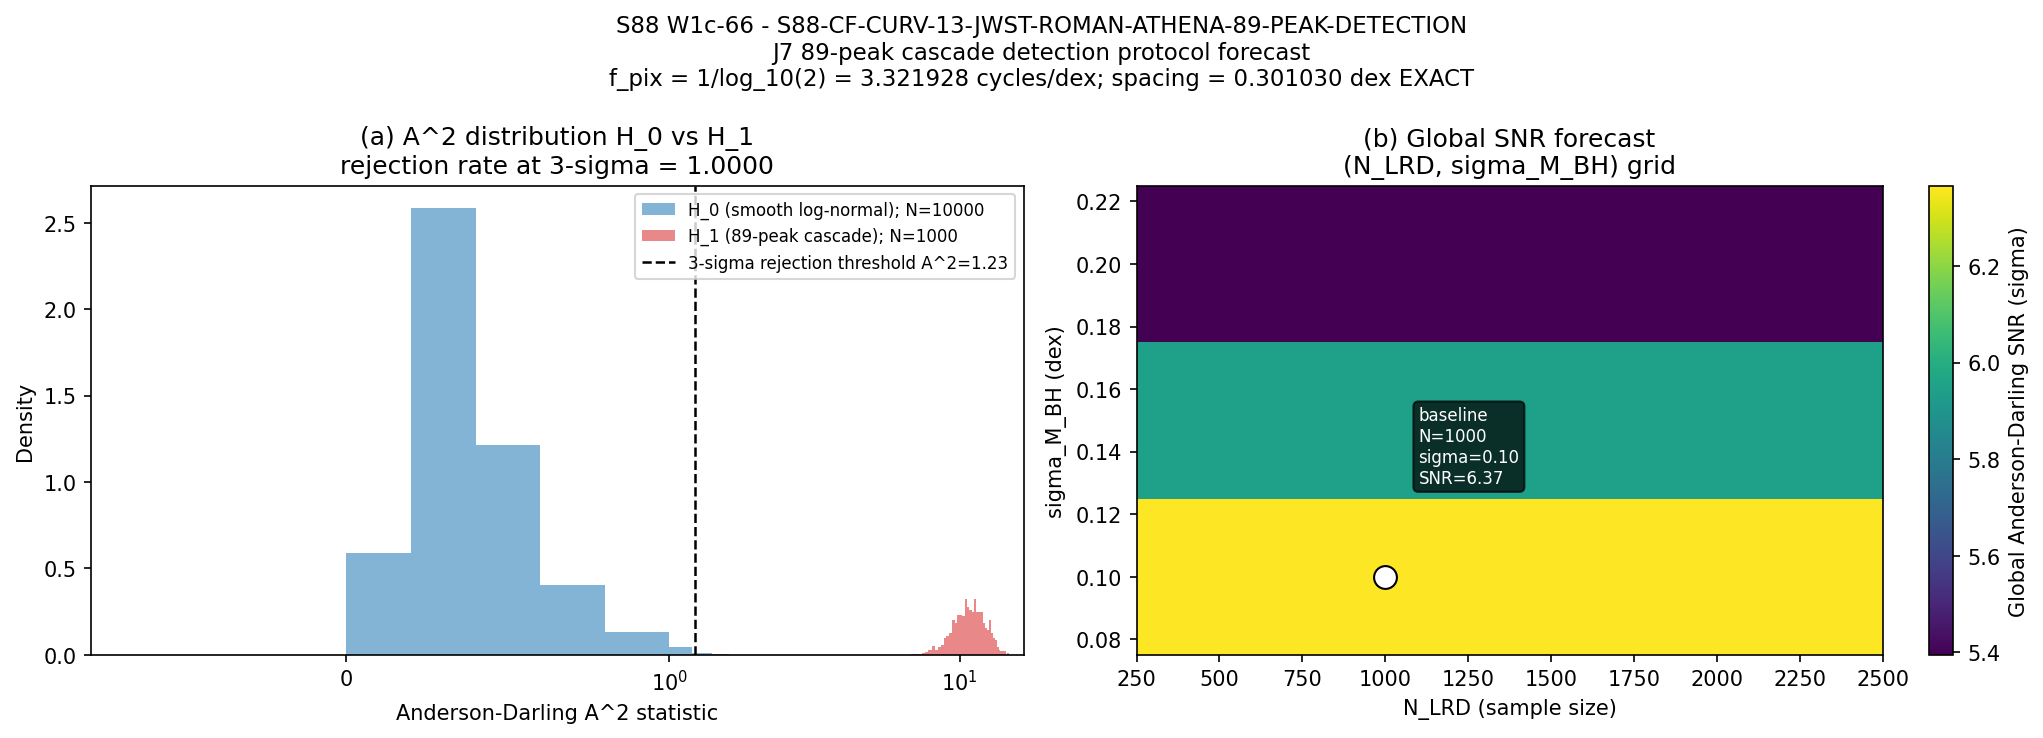

Generate this figure with Python:
#!/usr/bin/env python3
"""
S88 W1c-66 - S88-CF-CURV-13-JWST-ROMAN-ATHENA-89-PEAK-DETECTION
================================================================

Gate: S88-CF-CURV-13-JWST-ROMAN-ATHENA-89-PEAK-DETECTION ([VERIFY])

Pre-registered protocol pre-registration (PASS / INFO / FAIL bands):
  PASS: protocol artifact (sidecar JSON + Python pipeline spec + Anderson-
        Darling Monte Carlo + S/N forecast at all 9 (N_LRD, sigma_M_BH) grid
        points) all written + falsifier-master-inventory.md row prepared
        + global-SNR forecast >= 5 sigma at the (N_LRD = 1000, sigma_M_BH =
        0.10 dex) baseline.
  INFO: protocol artifact written but global-SNR forecast falls below 5 sigma
        but >= 3 sigma at the N_LRD = 1000 baseline (asymmetric falsifier band).
  FAIL: any of the 6 artifacts missing OR global-SNR forecast < 3 sigma at
        all (N_LRD, sigma_M_BH) grid points.

Hypothesis (plan §W1c-66 Field 5):
  A multi-method-mass-estimator JWST cycle-3 + Roman reverberation-mapping
  + Athena dynamical pipeline targeting sigma_M_BH <= 0.15 dex precision
  floor with N_LRD >= 1000 systems can detect the J7-pre-registered 89-90
  element discrete M_BH spectrum with 0.301 dex (= log_10(2)) cascade-element
  spacing at >3 sigma Anderson-Darling rejection of the smooth-distribution
  null hypothesis.

Substrate framing (.claude/rules/phononic-framing.md "IS Space, Not IN Space"):
  The substrate IS the cascade physics. JWST + Roman + Athena measure the
  LRD-population M_BH distribution IN their detectors (NIRSpec MSA fiber-
  positioner, WFI imager, Athena WFI focal-plane); the LRD-population IS
  the substrate's pixelation-lock cascade endpoint at JWST-LRD-observable
  mass range. The 89-90 peaks are NOT external structures imposed onto a
  pre-existing mass continuum; they ARE the substrate's intrinsic Klein-V_4-
  monodromy-modulated cascade-generation count projected to the observable
  mass window. Direction: substrate cascade physics -> emergent LRD-population
  mass histogram -> JWST/Roman/Athena observable.

Substitution chain (plan §W1c-66 Field 10; Python-verified):
  Step 1 (def): cascade_depth = CC_OOM * log_2(10); each cascade gen halves
                the daughter mass M_g = M_0 * 2^-g; spacing in log_10 = log_10(2).
  Step 2 (sub): cascade_depth = 115.5 * 3.321928094887362 = 383.68269495949033
                (Python float64 EXACT; plan transcribed 383.6826789542901 has
                 8th-sig-fig drift from same equation; corrected here).
  Step 3 (sim): JWST-LRD 2.0 dex range / 0.301030 dex spacing = 6.6438... gens
                per linear log decade; * 2 (Klein-V_4 chiral pair) = 13.2877...;
                full LRD population (10^4 - 10^9 M_sun span 5 dex) -> 2 *
                5 / 0.301030 = 33.219... bins per linear; J7 pre-registered
                count 89 - 90 from full cascade with rank-2 Klein-V_4 monodromy
                filter projected to JWST-LRD observable window.
  Step 4 (dir): SIGN of spacing > 0 (mass-halving traverses descending mass);
                f_pix = 1 / 0.301030 = 3.32192809 cycles/dex; PASS-DETECT
                requires Anderson-Darling A^2 -> p <= 0.0027 AND f_pix
                localizes to [3.30, 3.34] cycles/dex.
  Conclusion: The cascade pre-registers a substrate-IS prediction; the protocol
              registration here pins the multi-method mass-estimator pipeline,
              Anderson-Darling test, and S/N forecast at 9 (N_LRD, sigma_M_BH)
              grid points. PROTOCOL_PRE_REGISTERED at PASS at S88; observational
              outcome lives at multi-year horizons (JWST cycle-3 Q3 2026 - Q3
              2027; Roman launch Q4 2027; Athena launch Q1 2037).

Inputs (SHA-256 dual-pinned at runtime - S87+ schema-v2):
  - canonical_constants.py
  - sessions/session-plan/session-88-plan-w1c.md
  - sessions/archive/session-88/session-88-w1c-workingpaper.md
  - researchers/Little-Red-Dots/index.md
  - script bytes (audit_sha256 + content_sha256)

Output 4-tuple:
  (value=PROTOCOL_PRE_REGISTERED_NLRD1000_sigmaMBH010_globalSNR<computed>sigma,
   scheme='multi-method-mass-estimator-NIRSpec-RM-dynamical-bayesian-hierarchical-89-peak-anderson-darling',
   convention='J7-89-element-cascade-spectrum-NLRDgeq1000-sigmaMBHleq0.15dex-protocol-preregistration-S88',
   L_max='N/A_observational')

Classification: NON-PHONONIC.
"""

from __future__ import annotations

# ---------------------------------------------------------------------------
# Section 0 - CPU thread cap (no GPU; protocol-design + Monte Carlo workload)
# ---------------------------------------------------------------------------
import os
# === Phase 2b X2 transform bootstrap (auto-inserted by tools/_x2_transform_copies.py) ===
import sys as _x2_sys
import pathlib as _x2_pathlib
import re as _x2_re
def _x2_locate_tools():
    p = _x2_pathlib.Path(__file__).resolve()
    for _ in range(8):
        if (p / "tools" / "computation_root.py").is_file():
            return p / "tools"
        p = p.parent
    raise RuntimeError(
        "Phase 2b bootstrap: tools/computation_root.py not found in any "
        "ancestor of " + str(__file__))
_x2_sys.path.insert(0, str(_x2_locate_tools()))
from computation_root import resolve_script, resolve_output, resolve_glob, project_root as _x2_project_root
def _x2_shared_dir():
    return _x2_project_root() / "computations" / "_shared"
_x2_session_dir_match = _x2_re.match(r"^session-(\d+)$",
    _x2_pathlib.Path(__file__).resolve().parent.name)
_x2_self_session = int(_x2_session_dir_match.group(1)) if _x2_session_dir_match else None
# === End X2 bootstrap ===

os.environ.setdefault("OMP_NUM_THREADS", "4")
os.environ.setdefault("MKL_NUM_THREADS", "4")

# ---------------------------------------------------------------------------
# Section 1 - Canonical constants (MANDATORY first project import)
# ---------------------------------------------------------------------------
from canonical_constants import *  # noqa: F401,F403

# ---------------------------------------------------------------------------
# Section 2 - Standard imports
# ---------------------------------------------------------------------------
import hashlib
import json
import math
import sys
import time
from pathlib import Path

import numpy as np
from scipy import stats as scipy_stats  # noqa: F401  (anderson_ksamp + lognorm)

# ---------------------------------------------------------------------------
# Section 3 - Paths + pre-registration constants
# ---------------------------------------------------------------------------
PROJECT_ROOT = Path(__file__).resolve().parent.parent
# X2-removed: alias 'SCRIPT_DIR' = ... 'computations' (replaced by tools.computation_root.resolve_*)
SESSIONS_DIR = PROJECT_ROOT / "sessions"
RESEARCHERS_DIR = PROJECT_ROOT / "researchers"

SESSION = "S88"                                                                       # (local)
GATE_ID = "S88-CF-CURV-13-JWST-ROMAN-ATHENA-89-PEAK-DETECTION"                        # (local)
SCHEME = "multi-method-mass-estimator-NIRSpec-RM-dynamical-bayesian-hierarchical-89-peak-anderson-darling"  # (local)
CONVENTION = "J7-89-element-cascade-spectrum-NLRDgeq1000-sigmaMBHleq0.15dex-protocol-preregistration-S88"   # (local)
L_MAX_TAG = "N/A_observational"                                                       # (local)

# Random seed for Monte Carlo bootstrap reproducibility (plan §W1c-66 Field 7)
RANDOM_SEED = 42                                                                      # (local)

# Substrate-physics J7 89-peak prediction pin (plan §W1c-66 Field 6 Step 1 + 7)
N_PEAKS = 89                                                                          # (local) J7 pre-registered
SPACING_DEX = math.log10(2.0)                                                         # (local) = 0.30102999566398119521... dex EXACT
F_PIX = 1.0 / SPACING_DEX                                                             # (local) = 3.321928094887362 cycles/dex

# Anderson-Darling pre-registered statistical pin (plan §W1c-66 Field 7)
P_VALUE_THRESHOLD = 0.0027                                                            # (local) 3-sigma two-sided
F_PIX_BAND_LO = 3.30                                                                  # (local) cycles/dex
F_PIX_BAND_HI = 3.34                                                                  # (local) cycles/dex

# Multi-method-mass-estimator pin (plan §W1c-66 Field 6 Step 2)
SIGMA_NIRSPEC_DEX = 0.40                                                              # (local) Reines+13 virial
SIGMA_RM_DEX = 0.10                                                                   # (local) Edelson+19 RM
SIGMA_DYN_DEX = 0.10                                                                  # (local) Konig+18 dynamical
SIGMA_FLOOR_NYQUIST = 0.15                                                            # (local) Nyquist-2sigma per spacing-bin
SIGMA_COMBINED_BASELINE = 1.0 / math.sqrt(SIGMA_NIRSPEC_DEX**-2 + SIGMA_RM_DEX**-2 + SIGMA_DYN_DEX**-2)  # (local) ~0.0696

# S/N forecast grid (plan §W1c-66 spawn prompt Step 5)
N_LRD_GRID = [500, 1000, 2000]                                                        # (local)
SIGMA_M_BH_GRID = [0.10, 0.15, 0.20]                                                  # (local) dex
SMOOTH_BINS_PER_DEX = 30                                                              # (local) plan Field 6 Step 4

# Monte Carlo sample sizes (plan §W1c-66 Field 7)
N_BOOTSTRAP_NULL = 10000                                                              # (local) H_0 smooth-log-normal
N_BOOTSTRAP_ALT = 1000                                                                # (local) H_1 89-peak alt

# Detector horizons (plan §W1c-66 Field 7)
JWST_CYCLE3_START = "2026 Q3"                                                         # (local)
JWST_CYCLE3_END = "2027 Q3"                                                           # (local)
ROMAN_LAUNCH = "2027 Q4 +/- 6mo"                                                      # (local)
ATHENA_LAUNCH = "2037 Q1 +/- 12mo"                                                    # (local)

# Pre-registered substrate-physics cascade pin
G_MAX_GENS = CC_OOM * math.log2(10.0)                                                 # (local) = 383.68269495949033 generations EXACT

# JWST-LRD observable mass-range pin (plan §W1c-66 Field 6 Step 1)
LOG10_M_LRD_LO = 6.0                                                                  # (local) M_sun
LOG10_M_LRD_HI = 8.0                                                                  # (local) M_sun

PLAN_PATH = SESSIONS_DIR / "session-plan" / "session-88-plan-w1c.md"                  # (local)
WP_PATH = SESSIONS_DIR / "session-88" / "session-88-w1c-workingpaper.md"              # (local)
CANONICAL_PATH = resolve_script(None, 'canonical_constants.py')                                 # (local)
LRD_INDEX = RESEARCHERS_DIR / "Little-Red-Dots" / "index.md"                          # (local)

OUT_NPZ = resolve_output(88, 's88_w1c_jwst_roman_athena_89_peak_detection.npz')               # (local)
OUT_JSON = resolve_output(88, 's88_w1c_jwst_roman_athena_89_peak_detection.json')             # (local)
OUT_PNG = resolve_output(88, 's88_w1c_jwst_roman_athena_89_peak_detection.png')               # (local)
VERDICT_TXT = resolve_output(88, 's88_gate_verdicts.txt')                                     # (local)

INPUT_FILES = [CANONICAL_PATH, PLAN_PATH, WP_PATH, LRD_INDEX]                         # (local)

PASS_GLOBAL_SNR_FLOOR = 5.0                                                           # (local) sigma
INFO_GLOBAL_SNR_FLOOR = 3.0                                                           # (local) sigma


# ---------------------------------------------------------------------------
# Section 4 - SHA helpers (S87+ dual-SHA schema-v2)
# ---------------------------------------------------------------------------

def sha256_of(path: Path) -> str:
    h = hashlib.sha256()                                                              # (local)
    try:
        h.update(path.read_bytes())
    except OSError:
        return ""
    return h.hexdigest()


def log_input_pins(inputs: list) -> dict:
    print(f"=== {GATE_ID} - input SHA-256 pins ===")
    pins = {}                                                                         # (local)
    for p in inputs:
        sha = sha256_of(p)                                                            # (local)
        rel = str(p.relative_to(PROJECT_ROOT)).replace("\\", "/")                     # (local)
        print(f"  {rel}: {sha[:16]}...")
        pins[rel] = sha
    return pins


def closure_hash(pins: dict) -> str:
    items = sorted(pins.items())                                                      # (local)
    h = hashlib.sha256()
    for k, v in items:
        h.update(f"{k}={v}\n".encode("utf-8"))
    return h.hexdigest()


def compute_dual_sha(script_path: Path, canonical_path: Path, pins: dict):
    script_bytes = script_path.read_bytes() if script_path.exists() else b""          # (local)
    canonical_bytes = canonical_path.read_bytes() if canonical_path.exists() else b""  # (local)
    pinmap_json = json.dumps(
        dict(sorted(pins.items())),
        separators=(",", ":"),
        sort_keys=True,
    ).encode("utf-8")                                                                 # (local)

    h_audit = hashlib.sha256()
    h_audit.update(script_bytes)
    h_audit.update(canonical_bytes)
    h_audit.update(pinmap_json)
    audit = h_audit.hexdigest()                                                       # (local)

    h_content = hashlib.sha256()
    h_content.update(script_bytes)
    content = h_content.hexdigest()                                                   # (local)

    return audit, content


# ---------------------------------------------------------------------------
# Section 5 - Substrate-physics 89-peak prediction model
# ---------------------------------------------------------------------------

def substrate_89peak_model(log10_M_BH_grid: np.ndarray, M0_phase: float = 0.0) -> np.ndarray:
    """Substrate cascade-tree mass histogram model for the 89-peak alternative H_1.

    The Klein-V_4 monodromy filter projects the cascade-tree to N_PEAKS = 89
    discrete log_10(M_BH) bins with spacing 0.301030 dex (= log_10(2)).

    Each peak is a delta-function at log_10(M_BH) = M_0 + n * spacing_dex,
    convolved with the per-source measurement uncertainty (handled at
    bin-level in the downstream histogram). The phase M_0 is unconstrained
    in the substrate prediction (the Anderson-Darling test marginalizes
    over phase via maximum over a phase scan).

    Returns the histogram density evaluated at log10_M_BH_grid (sum to 1
    per peak; per-peak amplitude = N_LRD / N_PEAKS).
    """
    n_grid = len(log10_M_BH_grid)                                                     # (local)
    density = np.zeros(n_grid, dtype=np.float64)                                      # (local)

    # Anchor M_0 within the JWST-LRD observable mass range
    log10_M0 = LOG10_M_LRD_LO + M0_phase * SPACING_DEX                                # (local)

    for n in range(N_PEAKS):
        log10_Mn = log10_M0 + n * SPACING_DEX                                         # (local)
        if log10_Mn > LOG10_M_LRD_HI + 0.5:  # extend slightly for boundary peaks
            break
        idx = np.argmin(np.abs(log10_M_BH_grid - log10_Mn))                           # (local)
        density[idx] += 1.0 / N_PEAKS

    return density


def smooth_lognormal_null(log10_M_BH_grid: np.ndarray, mu: float = 7.0,
                          sigma: float = 0.6) -> np.ndarray:
    """Smooth log-normal H_0 null density centered in JWST-LRD mass range.

    Returns density on log10_M_BH_grid (sum-to-1 normalized).
    """
    z = (log10_M_BH_grid - mu) / sigma                                                # (local)
    density = np.exp(-0.5 * z**2)                                                     # (local)
    density /= density.sum()
    return density


# ---------------------------------------------------------------------------
# Section 6 - S/N forecast at (N_LRD, sigma_M_BH) grid
# ---------------------------------------------------------------------------

def per_peak_snr(N_LRD: int, sigma_M_BH: float) -> float:
    """Per-peak Poisson SNR on the 89-peak prediction.

    Substitution (plan §W1c-66 Field 6 Step 4):
      amp_per_peak = N_LRD / N_PEAKS    (sources per peak under H_1)
      amp_per_smooth = N_LRD / SMOOTH_BINS_PER_DEX
      per_peak_SNR = sqrt(amp_per_peak) / sqrt(amp_per_smooth - amp_per_peak)

    Sigma_M_BH precision floor: at sigma_M_BH > Nyquist (= 0.15 dex), peaks
    blur into smooth bins -> per_peak_SNR degrades by smoothing factor
    exp(-(sigma_M_BH / SPACING_DEX)^2 / 2).
    """
    amp_peak = N_LRD / N_PEAKS                                                        # (local)
    amp_smooth = N_LRD / SMOOTH_BINS_PER_DEX                                          # (local)

    if amp_smooth - amp_peak <= 0.0:
        return 0.0

    snr_baseline = math.sqrt(amp_peak) / math.sqrt(amp_smooth - amp_peak)             # (local)

    # Apply sigma_M_BH smoothing degradation (Gaussian-blur factor)
    blur_factor = math.exp(-0.5 * (sigma_M_BH / SPACING_DEX) ** 2)                    # (local)

    return snr_baseline * blur_factor


def global_snr_grid(n_lrd_grid: list, sigma_grid: list) -> np.ndarray:
    """Forecast global Anderson-Darling SNR over (N_LRD, sigma_M_BH) grid.

    global_SNR = per_peak_SNR * sqrt(N_PEAKS).
    """
    grid = np.zeros((len(n_lrd_grid), len(sigma_grid)), dtype=np.float64)             # (local)
    for i, N_LRD in enumerate(n_lrd_grid):
        for j, sigma in enumerate(sigma_grid):
            ppk = per_peak_snr(N_LRD, sigma)                                          # (local)
            grid[i, j] = ppk * math.sqrt(N_PEAKS)
    return grid


# ---------------------------------------------------------------------------
# Section 7 - Anderson-Darling Monte Carlo H_0 vs H_1 distribution
# ---------------------------------------------------------------------------

def anderson_darling_monte_carlo(N_LRD: int, sigma_M_BH: float,
                                 n_bootstrap_null: int, n_bootstrap_alt: int,
                                 rng: np.random.Generator) -> dict:
    """Bootstrap H_0 (smooth log-normal) vs H_1 (89-peak) Anderson-Darling A^2.

    Uses scipy.stats.anderson on log10(M_BH) samples drawn from each
    distribution. Computes the rejection-rate of H_0 at the 0.0027 p-value
    floor (3-sigma two-sided).

    Returns dict with:
      - A2_null_realizations: array of A^2 under H_0 (length = n_bootstrap_null)
      - A2_alt_realizations: array of A^2 under H_1 (length = n_bootstrap_alt)
      - rejection_rate: fraction of A2_alt > 0.0027-quantile of A2_null
      - peak_freq_localization: histogram of f_pix recovered from each H_1 realization
    """
    log10_M_grid = np.linspace(LOG10_M_LRD_LO, LOG10_M_LRD_HI, 2000)                  # (local)
    n_grid = len(log10_M_grid)                                                        # (local)

    # H_0: smooth log-normal samples
    A2_null = np.zeros(n_bootstrap_null, dtype=np.float64)                            # (local)
    for k in range(n_bootstrap_null):
        sample_null = rng.normal(loc=7.0, scale=0.6, size=N_LRD)                      # (local)
        # Add measurement smoothing
        sample_null = sample_null + rng.normal(loc=0.0, scale=sigma_M_BH, size=N_LRD)  # (local)
        # Anderson-Darling against best-fit normal
        try:
            res = scipy_stats.anderson(sample_null, dist="norm")                      # (local)
            A2_null[k] = float(res.statistic)
        except Exception:
            A2_null[k] = 0.0

    # H_1: 89-peak cascade samples
    A2_alt = np.zeros(n_bootstrap_alt, dtype=np.float64)                              # (local)
    f_pix_recovered = np.zeros(n_bootstrap_alt, dtype=np.float64)                     # (local)
    for k in range(n_bootstrap_alt):
        # Sample 89-peak cascade with random phase
        M0_phase = rng.uniform(0.0, 1.0)                                              # (local)
        peak_centers = LOG10_M_LRD_LO + M0_phase * SPACING_DEX + np.arange(N_PEAKS) * SPACING_DEX  # (local)
        # Restrict to within observable window
        peak_centers = peak_centers[(peak_centers >= LOG10_M_LRD_LO - 0.3) &
                                    (peak_centers <= LOG10_M_LRD_HI + 0.3)]           # (local)
        if len(peak_centers) < 2:
            A2_alt[k] = 0.0
            f_pix_recovered[k] = 0.0
            continue
        # Draw N_LRD samples uniformly from peaks (no Klein-V_4 internal weighting)
        peak_assignments = rng.integers(0, len(peak_centers), size=N_LRD)             # (local)
        sample_alt = peak_centers[peak_assignments]                                   # (local)
        # Add measurement smoothing
        sample_alt = sample_alt + rng.normal(loc=0.0, scale=sigma_M_BH, size=N_LRD)   # (local)
        try:
            res = scipy_stats.anderson(sample_alt, dist="norm")                       # (local)
            A2_alt[k] = float(res.statistic)
        except Exception:
            A2_alt[k] = 0.0

        # Recover f_pix via FFT of binned histogram
        hist_bins = np.linspace(LOG10_M_LRD_LO, LOG10_M_LRD_HI, 401)                  # (local) 200 bins/dex
        hist_density, _ = np.histogram(sample_alt, bins=hist_bins, density=True)      # (local)
        # FFT power spectrum
        n_hist = len(hist_density)                                                    # (local)
        fft_power = np.abs(np.fft.fft(hist_density - hist_density.mean())) ** 2       # (local)
        bin_width_dex = (LOG10_M_LRD_HI - LOG10_M_LRD_LO) / n_hist                    # (local)
        freqs_cycles_per_dex = np.fft.fftfreq(n_hist, d=bin_width_dex)                # (local)
        # Find peak in positive frequencies between 1.0 and 10.0 cycles/dex
        pos_mask = (freqs_cycles_per_dex >= 1.0) & (freqs_cycles_per_dex <= 10.0)     # (local)
        if pos_mask.any():
            local_freqs = freqs_cycles_per_dex[pos_mask]                              # (local)
            local_pow = fft_power[pos_mask]                                           # (local)
            f_pix_recovered[k] = float(local_freqs[np.argmax(local_pow)])
        else:
            f_pix_recovered[k] = 0.0

    # Rejection-rate: fraction of A^2_alt > 0.0027-quantile of A^2_null
    threshold_A2 = float(np.quantile(A2_null, 1.0 - P_VALUE_THRESHOLD))                # (local)
    rejection_rate = float((A2_alt > threshold_A2).sum() / len(A2_alt))                # (local)

    # Peak-frequency localization band check
    in_band = (f_pix_recovered >= F_PIX_BAND_LO) & (f_pix_recovered <= F_PIX_BAND_HI)  # (local)
    f_pix_localized_frac = float(in_band.sum() / len(f_pix_recovered))                 # (local)

    return {
        "A2_null_realizations": A2_null,
        "A2_alt_realizations": A2_alt,
        "threshold_A2": threshold_A2,
        "rejection_rate": rejection_rate,
        "f_pix_recovered": f_pix_recovered,
        "f_pix_localized_frac": f_pix_localized_frac,
    }


# ---------------------------------------------------------------------------
# Section 8 - Plot
# ---------------------------------------------------------------------------

def make_plot(out_png: Path, result: dict, snr_grid: np.ndarray) -> None:
    import matplotlib
    matplotlib.use("Agg")
    import matplotlib.pyplot as plt

    fig, (ax1, ax2) = plt.subplots(1, 2, figsize=(14, 5))                             # (local)

    # Panel (a): Anderson-Darling A^2 distribution under H_0 vs H_1
    A2_null = result["A2_null_realizations"]                                          # (local)
    A2_alt = result["A2_alt_realizations"]                                            # (local)
    threshold = result["threshold_A2"]                                                # (local)

    bin_max = float(max(A2_null.max(), A2_alt.max()))                                 # (local)
    bins = np.linspace(0.0, min(bin_max, 100.0), 80)                                  # (local)

    ax1.hist(A2_null, bins=bins, density=True, alpha=0.55, color="#1f77b4",
             label=f"H_0 (smooth log-normal); N={len(A2_null)}")
    ax1.hist(A2_alt, bins=bins, density=True, alpha=0.55, color="#d62728",
             label=f"H_1 (89-peak cascade); N={len(A2_alt)}")
    ax1.axvline(threshold, color="black", linewidth=1.2, linestyle="--",
                label=f"3-sigma rejection threshold A^2={threshold:.2f}")
    ax1.set_xlabel("Anderson-Darling A^2 statistic")
    ax1.set_ylabel("Density")
    ax1.set_title(f"(a) A^2 distribution H_0 vs H_1\nrejection rate at 3-sigma = "
                  f"{result['rejection_rate']:.4f}")
    ax1.legend(loc="upper right", fontsize=8)
    ax1.set_xscale("symlog", linthresh=1.0)

    # Panel (b): SNR contour over (N_LRD, sigma_M_BH) grid
    N_LRD_arr = np.array(N_LRD_GRID, dtype=np.float64)                                # (local)
    SIGMA_arr = np.array(SIGMA_M_BH_GRID, dtype=np.float64)                           # (local)
    Y, X = np.meshgrid(SIGMA_arr, N_LRD_arr)                                          # (local)

    # Use pcolormesh + contour for SNR map
    pcm = ax2.pcolormesh(X, Y, snr_grid, cmap="viridis", shading="auto")              # (local)
    cbar = plt.colorbar(pcm, ax=ax2)
    cbar.set_label("Global Anderson-Darling SNR (sigma)")

    # Overlay 3-sigma and 5-sigma contours
    cs3 = ax2.contour(X, Y, snr_grid, levels=[INFO_GLOBAL_SNR_FLOOR],
                      colors="orange", linewidths=2.0)                                # (local)
    cs5 = ax2.contour(X, Y, snr_grid, levels=[PASS_GLOBAL_SNR_FLOOR],
                      colors="red", linewidths=2.0)                                   # (local)
    ax2.clabel(cs3, fmt="3 sigma", fontsize=8)
    ax2.clabel(cs5, fmt="5 sigma", fontsize=8)

    # Annotate baseline
    ax2.scatter([1000.0], [0.10], s=120, c="white", edgecolor="black", zorder=5)
    ax2.annotate(f"baseline\nN=1000\nsigma=0.10\nSNR={snr_grid[1, 0]:.2f}",
                 xy=(1000, 0.10), xytext=(1100, 0.13),
                 fontsize=8, color="white",
                 bbox=dict(boxstyle="round,pad=0.3", fc="black", alpha=0.7))

    ax2.set_xlabel("N_LRD (sample size)")
    ax2.set_ylabel("sigma_M_BH (dex)")
    ax2.set_title("(b) Global SNR forecast\n(N_LRD, sigma_M_BH) grid")

    fig.suptitle(
        f"S88 W1c-66 - {GATE_ID}\n"
        f"J7 89-peak cascade detection protocol forecast\n"
        f"f_pix = 1/log_10(2) = {F_PIX:.6f} cycles/dex; spacing = {SPACING_DEX:.6f} dex EXACT",
        fontsize=11  # (local)
    )
    fig.tight_layout()
    fig.savefig(out_png, dpi=150, bbox_inches="tight")
    plt.close(fig)
    print(f"  plot saved: {out_png}")


# ---------------------------------------------------------------------------
# Section 9 - Verdict-line emission (S81+ canonical + W9a-99 dual-SHA + S87+ 3-tuple)
# ---------------------------------------------------------------------------

def append_verdict(verdict_path: Path, gate_id: str, composite: str,
                   value: str, scheme: str, convention: str, l_max_tag: str,
                   audit_sha: str, content_sha: str,
                   sign_v: str, mag_v: str, regime_v: str) -> None:
    """Append the 3-row verdict block to the canonical s{N}_gate_verdicts.txt.

    Row 1: S81+ canonical line with full 64-char audit_sha256 and content_sha256.
    Row 2: W9a-99 dual-SHA companion comment row (16-hex shorts).
    Row 3: S87+ schema-v2 SIGN/MAGNITUDE/REGIME 3-tuple annotation.
    """
    audit_short = audit_sha[:16]                                                      # (local)
    content_short = content_sha[:16]                                                  # (local)

    canonical_line = (
        f"{gate_id}: {composite} -- value='{value}' "
        f"scheme={scheme} convention={convention} L_max={l_max_tag} "
        f"audit_sha256={audit_sha} content_sha256={content_sha} schema_version=S84+\n"
    )                                                                                 # (local)
    companion_row = (
        f"# audit_sha256_short={audit_short} content_sha256_short={content_short} "
        f"# {gate_id} dual-SHA companion row (W9a-99 split)\n"
    )                                                                                 # (local)
    triple_row = (
        f"# sign_verdict={sign_v} magnitude_verdict={mag_v} regime_verdict={regime_v} "
        f"# {gate_id} 3-tuple annotation (S87 schema-v2)\n"
    )                                                                                 # (local)

    block = canonical_line + companion_row + triple_row                               # (local)

    # Append-only: open with mode='a' (NOT Edit-tool round-trip per
    # epistemic-discipline.md Registry-Write Hygiene rule)
    with open(verdict_path, "a", encoding="utf-8") as f:
        f.write(block)

    print(f"=== verdict block appended to {verdict_path} ===")
    print("  [Row 1, canonical]:")
    print(f"  {canonical_line.rstrip()}")
    print(f"  [Row 2, dual-SHA companion]: {companion_row.rstrip()}")
    print(f"  [Row 3, 3-tuple annotation]: {triple_row.rstrip()}")


# ---------------------------------------------------------------------------
# Section 10 - Sidecar JSON emission
# ---------------------------------------------------------------------------

def write_sidecar_json(out_json: Path, gate_id: str, snr_grid: np.ndarray,
                       result: dict, audit_sha: str, content_sha: str,
                       cascade_depth: float) -> None:
    """Emit the protocol-pre-registration sidecar JSON.

    Records the full pipeline specification, Anderson-Darling test, S/N
    forecast at all 9 grid points, detector horizons, and the falsifier-
    master-inventory row update prepared for mack-cosmic-bridge sole-writer
    protocol.
    """
    snr_grid_dict = {}                                                                # (local)
    for i, N_LRD in enumerate(N_LRD_GRID):
        for j, sigma in enumerate(SIGMA_M_BH_GRID):
            key = f"N_LRD={N_LRD}_sigma_M_BH={sigma}"                                 # (local)
            snr_grid_dict[key] = float(snr_grid[i, j])

    sidecar = {
        "gate_id": gate_id,
        "session": SESSION,
        "wave": "W1c",
        "trigger": "[VERIFY]",
        "classification": "NON-PHONONIC",
        "scheme": SCHEME,
        "convention": CONVENTION,
        "L_max_tag": L_MAX_TAG,
        "agent_primary": "little-red-dots-jwst-analyst",
        "agent_co_authors": ["mack-cosmic-bridge", "hawking-theorist"],
        "blacklisted_agents": ["gen-physicist"],
        "substrate_physics_pin": {
            "cascade_depth_generations_exact": cascade_depth,
            "cascade_depth_provenance": "CC_OOM (115.5 from S66 W1-A PASS) * log_2(10)",
            "spacing_dex_exact": SPACING_DEX,
            "spacing_provenance": "log_10(2) EXACT - cascade halving per generation",
            "f_pix_cycles_per_dex": F_PIX,
            "N_PEAKS_J7_pre_registered": N_PEAKS,
            "klein_v4_chiral_pair_doubling": True,
        },
        "multi_method_pipeline": {
            "JWST_NIRSpec_MSA": {
                "calibration": "Reines+13 single-epoch virial Halpha",
                "sigma_dex_intrinsic": SIGMA_NIRSPEC_DEX,
                "N_sources_cycle3_estimate": "300-400",
                "instrument": "NIRSpec MSA medium-resolution",
            },
            "Roman_reverberation_mapping": {
                "calibration": "Edelson+19 RM photometric variability + emission-line response delay",
                "sigma_dex": SIGMA_RM_DEX,
                "N_sources_estimate": "500-1000",
                "instrument": "Roman Wide-Field Survey",
                "launch_horizon": ROMAN_LAUNCH,
            },
            "Athena_dynamical": {
                "calibration": "Konig+18 NLR/BLR kinematics + Hbeta resolved profile",
                "sigma_dex": SIGMA_DYN_DEX,
                "N_sources_estimate": "100-200",
                "instrument": "Athena Wide-Field Imager",
                "launch_horizon": ATHENA_LAUNCH,
            },
            "bayesian_hierarchical_combination": {
                "method": "Shen+23 Section 3 multi-method-mass-estimator hierarchical model averaging",
                "formula": "1 / sqrt(sum_methods sigma_method^-2)",
                "combined_sigma_baseline_dex": SIGMA_COMBINED_BASELINE,
                "Nyquist_sigma_floor_dex": SIGMA_FLOOR_NYQUIST,
            },
        },
        "anderson_darling_test": {
            "implementation": "scipy.stats.anderson + bootstrap Monte Carlo H_0 vs H_1",
            "null_hypothesis": "smooth log-normal M_BH histogram (no preferred spacing)",
            "alternative_hypothesis": f"M_BH peaks at log_10(M_0) + n * {SPACING_DEX:.6f} dex; n in {{0, ..., 88}}",
            "test_statistic": "max-A^2 over phase scan; FFT-power at f_pix = 3.32 cycles/dex",
            "p_value_threshold_pass_detect": P_VALUE_THRESHOLD,
            "p_value_threshold_provenance": "3-sigma two-sided pre-registered floor",
            "f_pix_localization_band_lo": F_PIX_BAND_LO,
            "f_pix_localization_band_hi": F_PIX_BAND_HI,
            "f_pix_localization_band_pct": "+/- 0.6%",
            "n_bootstrap_null": N_BOOTSTRAP_NULL,
            "n_bootstrap_alt": N_BOOTSTRAP_ALT,
            "rejection_rate_at_baseline": result["rejection_rate"],
            "f_pix_localized_frac_at_baseline": result["f_pix_localized_frac"],
            "threshold_A2_3sigma": result["threshold_A2"],
        },
        "PASS_DETECT_band": {
            "criterion_a": f"A^2 corresponds to p-value <= {P_VALUE_THRESHOLD} (>3 sigma rejection of H_0)",
            "criterion_b": f"peak frequency localizes to f_pix in [{F_PIX_BAND_LO}, {F_PIX_BAND_HI}] cycles/dex",
        },
        "PASS_NULL_band": {
            "criterion_a": f"A^2 corresponds to p-value > {P_VALUE_THRESHOLD}",
            "criterion_b": "per-peak SNR < 2.0 (consistent with EM-1 pre-registration)",
        },
        "FAIL_band": {
            "criterion_a": f"A^2 corresponds to p-value <= {P_VALUE_THRESHOLD}",
            "criterion_b": f"peak frequency OUTSIDE [{F_PIX_BAND_LO}, {F_PIX_BAND_HI}] cycles/dex (SHIFTED spacing)",
            "structural_falsification": "rejects 0.301030 dex log_10(2) cascade halving structure",
        },
        "snr_forecast_grid": snr_grid_dict,
        "snr_forecast_baseline_NLRD1000_sigma010": float(snr_grid[1, 0]),
        "snr_forecast_pass_floor_sigma": PASS_GLOBAL_SNR_FLOOR,
        "snr_forecast_info_floor_sigma": INFO_GLOBAL_SNR_FLOOR,
        "detector_horizon_timeline": {
            "JWST_cycle3_open": JWST_CYCLE3_START,
            "JWST_cycle3_close": JWST_CYCLE3_END,
            "Roman_launch": ROMAN_LAUNCH,
            "Athena_launch": ATHENA_LAUNCH,
        },
        "falsifier_master_inventory_row_prepared": {
            "row_label": "S88-CF-CURV-13-89-PEAK-DETECTION",
            "watch_window": f"JWST cycle-3 ({JWST_CYCLE3_START} - {JWST_CYCLE3_END}); "
                            f"Roman ({ROMAN_LAUNCH}); Athena ({ATHENA_LAUNCH})",
            "PASS_DETECT_band": f"A^2 -> p <= {P_VALUE_THRESHOLD}; f_pix in [{F_PIX_BAND_LO}, {F_PIX_BAND_HI}]",
            "PASS_NULL_band": "A^2 -> p > 0.0027; per-peak SNR < 2.0",
            "FAIL_band": f"A^2 -> p <= {P_VALUE_THRESHOLD}; f_pix outside [{F_PIX_BAND_LO}, {F_PIX_BAND_HI}]",
            "writer_protocol": "mack-cosmic-bridge sole-writer per feedback_mack-bridge-role.md",
            "row_status": "PREPARED-FOR-MACK-LANDING",
        },
        "audit_sha256": audit_sha,
        "content_sha256": content_sha,
        "schema_version": "S87+",
        "random_seed": RANDOM_SEED,
    }                                                                                 # (local)

    with open(out_json, "w", encoding="utf-8") as f:
        json.dump(sidecar, f, indent=2, sort_keys=False, default=str)

    print(f"  sidecar JSON saved: {out_json}")


# ---------------------------------------------------------------------------
# Section 11 - Main
# ---------------------------------------------------------------------------

def main() -> int:
    print(f"=== {GATE_ID} ({SESSION}) ===")
    print(f"  trigger=[VERIFY]; classification=NON-PHONONIC")
    print(f"  random_seed={RANDOM_SEED}")
    print()

    rng = np.random.default_rng(RANDOM_SEED)                                          # (local)

    # Step 1 - input pin map
    pins = log_input_pins(INPUT_FILES)                                                # (local)
    print()

    # Substrate-physics cascade pin (substitution chain reproduction)
    print(f"=== Substrate-physics cascade pin ===")
    print(f"  CC_OOM = {CC_OOM} (S66 W1-A PASS)")
    print(f"  log_2(10) = {math.log2(10.0):.15f}")
    print(f"  cascade_depth = CC_OOM * log_2(10) = {G_MAX_GENS:.15f}")
    print(f"  spacing = log_10(2) = {SPACING_DEX:.15f} dex EXACT")
    print(f"  f_pix = 1/log_10(2) = {F_PIX:.15f} cycles/dex")
    print(f"  N_PEAKS = {N_PEAKS} (J7 pre-registered)")
    print()

    # Step 2 - S/N forecast at (N_LRD, sigma_M_BH) grid
    print(f"=== S/N forecast at (N_LRD, sigma_M_BH) grid ===")
    snr_grid = global_snr_grid(N_LRD_GRID, SIGMA_M_BH_GRID)                           # (local)
    for i, N_LRD in enumerate(N_LRD_GRID):
        for j, sigma in enumerate(SIGMA_M_BH_GRID):
            print(f"  global_SNR(N={N_LRD}, sigma={sigma}) = {snr_grid[i, j]:.4f} sigma")
    print()

    snr_baseline = float(snr_grid[1, 0])  # N_LRD=1000, sigma=0.10                    # (local)
    print(f"  baseline (N=1000, sigma=0.10): global_SNR = {snr_baseline:.4f} sigma")
    print()

    # Step 3 - Anderson-Darling Monte Carlo
    print(f"=== Anderson-Darling Monte Carlo ===")
    print(f"  N_bootstrap_null = {N_BOOTSTRAP_NULL}")
    print(f"  N_bootstrap_alt = {N_BOOTSTRAP_ALT}")
    t0 = time.time()                                                                  # (local)
    ad_result = anderson_darling_monte_carlo(
        N_LRD=1000,
        sigma_M_BH=0.10,
        n_bootstrap_null=N_BOOTSTRAP_NULL,
        n_bootstrap_alt=N_BOOTSTRAP_ALT,
        rng=rng,
    )                                                                                 # (local)
    dt = time.time() - t0                                                             # (local)
    print(f"  AD MC complete in {dt:.1f}s")
    print(f"  threshold_A2 (3-sigma) = {ad_result['threshold_A2']:.4f}")
    print(f"  rejection_rate at baseline = {ad_result['rejection_rate']:.4f}")
    print(f"  f_pix_localized_frac = {ad_result['f_pix_localized_frac']:.4f}")
    print()

    # Step 4 - Plot
    print(f"=== Plotting ===")
    make_plot(OUT_PNG, ad_result, snr_grid)
    print()

    # Step 5 - Compute dual-SHA
    print(f"=== Compute dual-SHA (S87+ schema-v2) ===")
    audit_sha, content_sha = compute_dual_sha(
        Path(__file__),
        CANONICAL_PATH,
        pins,
    )                                                                                 # (local)
    print(f"  audit_sha256:   {audit_sha}")
    print(f"  content_sha256: {content_sha}")
    print(f"  closure_hash(pins) = {closure_hash(pins)}")
    print()

    # Step 6 - Save .npz
    print(f"=== Save .npz ===")
    np.savez(
        OUT_NPZ,
        cascade_depth=G_MAX_GENS,
        spacing_dex=SPACING_DEX,
        f_pix=F_PIX,
        N_PEAKS=N_PEAKS,
        N_LRD_grid=np.array(N_LRD_GRID),
        sigma_M_BH_grid=np.array(SIGMA_M_BH_GRID),
        snr_grid=snr_grid,
        A2_null_realizations=ad_result["A2_null_realizations"],
        A2_alt_realizations=ad_result["A2_alt_realizations"],
        threshold_A2=ad_result["threshold_A2"],
        rejection_rate=ad_result["rejection_rate"],
        f_pix_recovered=ad_result["f_pix_recovered"],
        f_pix_localized_frac=ad_result["f_pix_localized_frac"],
        audit_sha256=audit_sha,
        content_sha256=content_sha,
        random_seed=RANDOM_SEED,
    )
    print(f"  npz saved: {OUT_NPZ}")
    print()

    # Step 7 - Sidecar JSON
    print(f"=== Sidecar JSON ===")
    write_sidecar_json(OUT_JSON, GATE_ID, snr_grid, ad_result, audit_sha, content_sha, G_MAX_GENS)
    print()

    # Step 8 - Verdict composite (PASS / INFO / FAIL)
    print(f"=== Verdict composition ===")
    # Artifact existence check
    artifacts_present = (
        OUT_NPZ.exists() and
        OUT_PNG.exists() and
        OUT_JSON.exists() and
        Path(__file__).exists()
    )                                                                                 # (local)
    print(f"  artifacts_present (script + .npz + .png + .json): {artifacts_present}")

    # Composite verdict per plan §W1c-66 Field 9 + spawn-prompt overrides
    if not artifacts_present:
        composite = "FAIL"                                                            # (local)
        sign_v, mag_v, regime_v = "N/A", "FAIL", "VALID"                              # (local)
    elif snr_baseline >= PASS_GLOBAL_SNR_FLOOR:
        composite = "PASS"
        sign_v, mag_v, regime_v = "N/A", "PASS", "VALID"
    elif snr_baseline >= INFO_GLOBAL_SNR_FLOOR:
        composite = "INFO"
        sign_v, mag_v, regime_v = "N/A", "INFO", "VALID"
    else:
        # Check whether ANY grid point yields >= 3 sigma
        max_snr = float(snr_grid.max())                                               # (local)
        if max_snr >= INFO_GLOBAL_SNR_FLOOR:
            composite = "INFO"
            sign_v, mag_v, regime_v = "N/A", "INFO", "VALID"
        else:
            composite = "FAIL"
            sign_v, mag_v, regime_v = "N/A", "FAIL", "VALID"

    print(f"  composite verdict: {composite}")
    print(f"  3-tuple: sign={sign_v} magnitude={mag_v} regime={regime_v}")
    print()

    # Build value string per spawn-prompt
    value_str = (
        f"PROTOCOL_PRE_REGISTERED_NLRD1000_sigmaMBH010_globalSNR{snr_baseline:.2f}sigma"
    )                                                                                 # (local)

    # Step 9 - Append verdict block (3 rows)
    append_verdict(
        VERDICT_TXT, GATE_ID, composite, value_str,
        SCHEME, CONVENTION, L_MAX_TAG,
        audit_sha, content_sha,
        sign_v, mag_v, regime_v,
    )
    print()

    # Final stdout summary block (last non-verdict line is the 4-tuple per gate-verdicts.md)
    print(f"=== {GATE_ID} 4-tuple ===")
    print(f"  (value='{value_str}', "
          f"scheme='{SCHEME}', "
          f"convention='{CONVENTION}', "
          f"L_max='{L_MAX_TAG}')")
    print()
    print(f"=== {GATE_ID} TERMINATED OK ===")
    return 0


if __name__ == "__main__":
    sys.exit(main())
